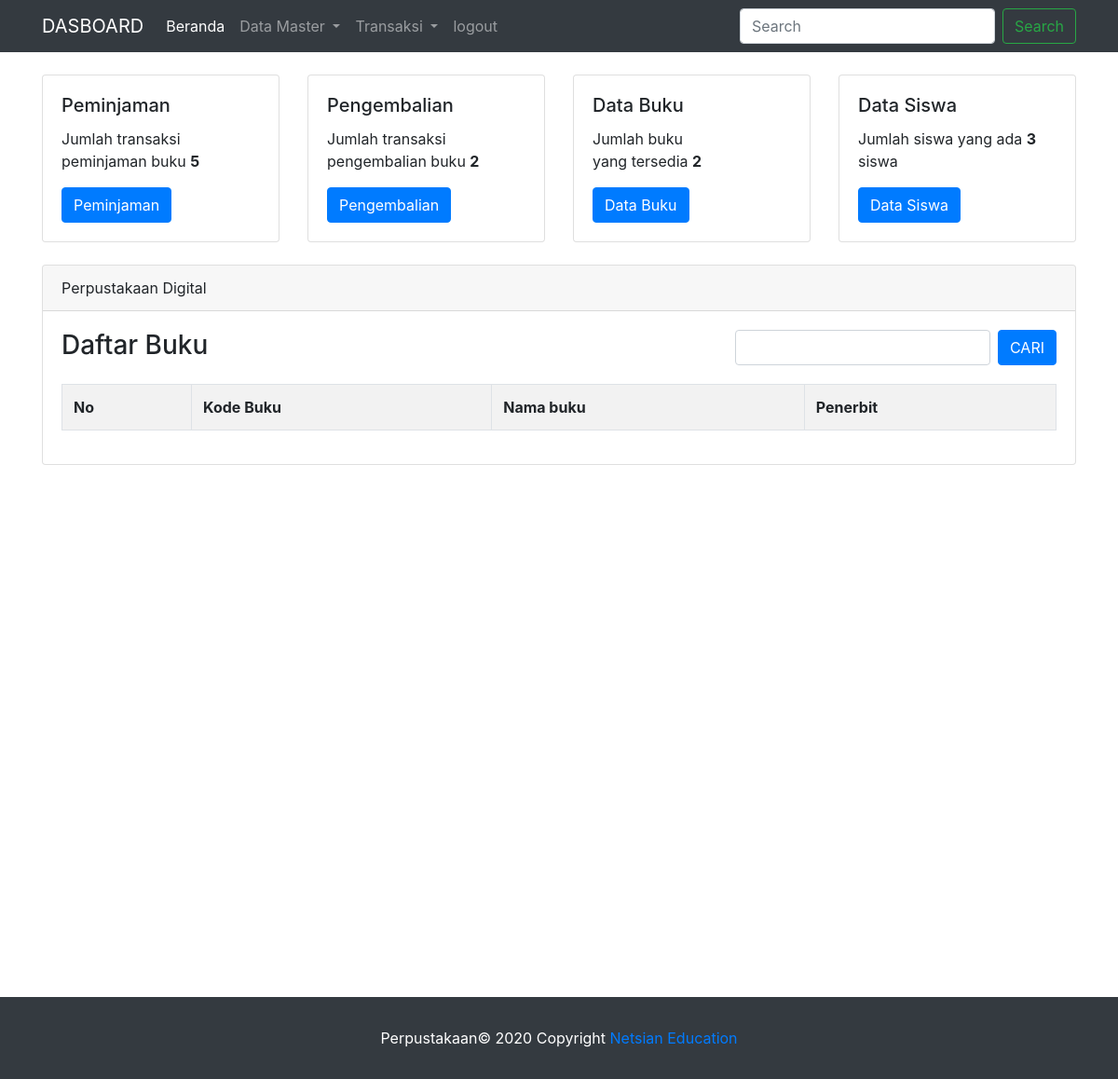
/dasboard/dasboard.php, run on an earlier commit of the app's database.
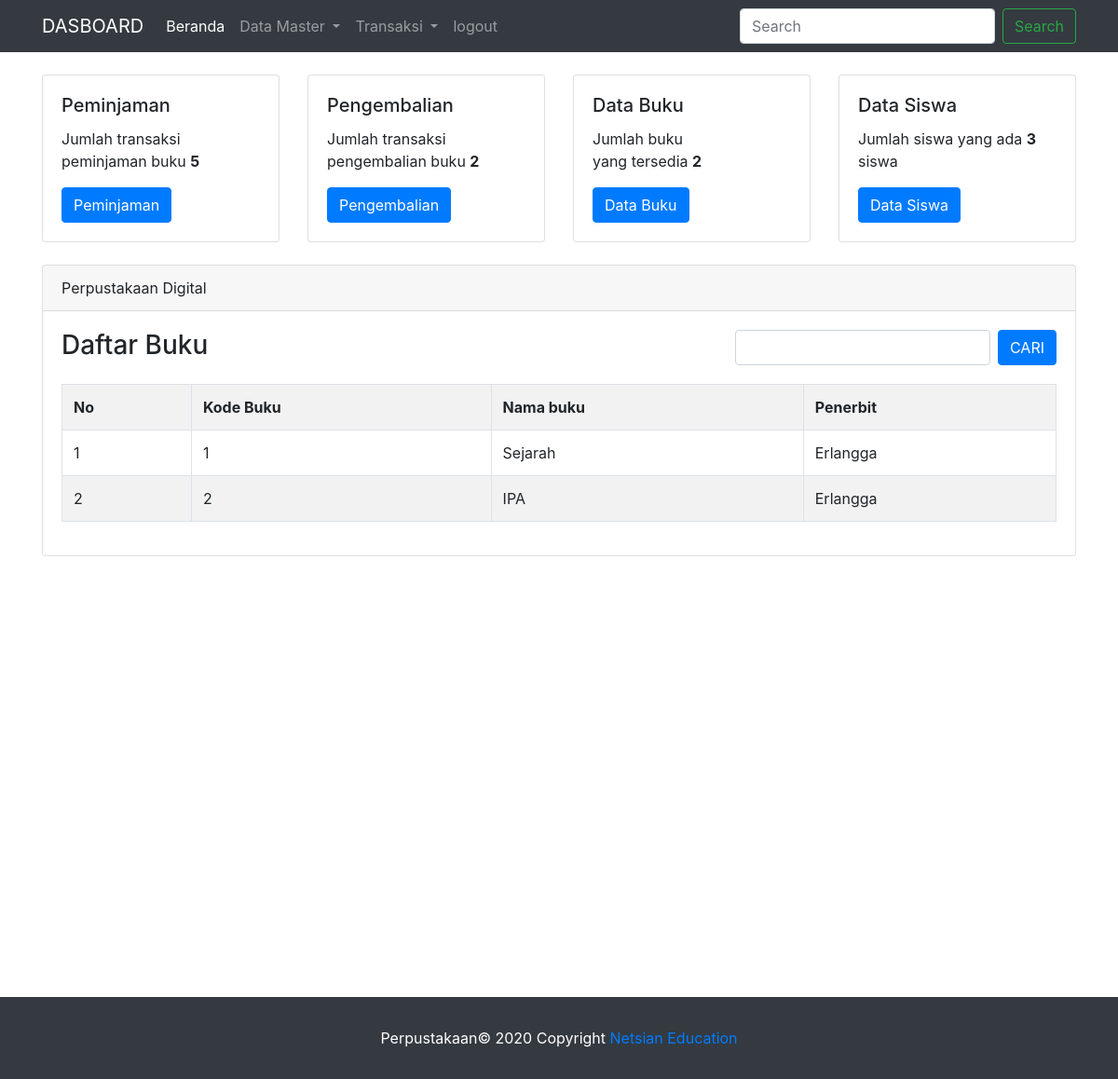
And on a later commit of the database.
### tables this page shows
CREATE TABLE `kategori` (
  `id_kategori` int(6) NOT NULL,
  `nama_kategori` varchar(52) DEFAULT NULL,
  `penerbit` varchar(255) DEFAULT NULL
);

### dasboard/dasboard.php (the view, shortened to what this page needs)
<?php
	include "headerds.php";
 ?>
   <div class="container">
   <div class="row">
   		<div class="col-lg mt-4">
   			<div class="card">
  			<div class="card-body">
    			<h5 class="card-title">Peminjaman</h5>
    			<p class="card-text">Jumlah transaksi peminjaman buku <b>5</b></p>
    			<a href="#" class="btn btn-primary">Peminjaman</a>
  			</div>
			</div>
   		</div>
   		<div class="col-lg mt-4">
   			<div class="card">
  			<div class="card-body">
    			<h5 class="card-title">Pengembalian</h5>
    			<p class="card-text">Jumlah transaksi pengembalian buku <b>2</b></p>
    			<a href="#" class="btn btn-primary">Pengembalian</a>
  			</div>
			</div>
   		</div>
   		<div class="col-lg mt-4">
   			<div class="card">
  			<div class="card-body">
    			<h5 class="card-title">Data Buku</h5>
    			<p class="card-text">Jumlah buku <br>yang tersedia <b>2</b></p>
    			<a href="#" class="btn btn-primary">Data Buku</a>
  			</div>
			</div>
   		</div>
   		<div class="col-lg mt-4">
   			<div class="card">
  			<div class="card-body">
    			<h5 class="card-title">Data Siswa</h5>
    			<p class="card-text">Jumlah siswa yang ada <b>3</b> siswa</p>
    			<a href="#" class="btn btn-primary">Data Siswa</a>
  			</div>
			</div>
   		</div>
   </div>
  </div>
	<div class="container">
	<div class="row" style="min-height: 570px">
		<div class="col-lg-12 mt-4">
			<div class="card">
  			<div class="card-header">
    		Perpustakaan Digital
  			</div>
  			<div class="card-body">
  				<div class="row">
  					<div class="col">
  						<h3>Daftar Buku</h3>
  					</div>
  					<div class="col">
  						<form class="form-inline float-right" method="GET">
  							<input type="text" class="form-control" name="keyword">
  							<input type="submit" class="btn btn-primary ml-2" name="cari" value="CARI">
  					</form>
  				</div>
  			</div>
  				<div class="row mt-3">
  					<div class="col">
  						<table class="table table-bordered table-striped">
  							<tr>
  								<th>No</th>
  								<th>Kode Buku</th>
  								<th>Nama buku</th>
                  <th>Penerbit</th>
  							</tr>
                <?php
                  if (isset($_GET['cari'])){
                        $keyword=$_GET['keyword'];
                        $query=mysqli_query($koneksi,"select * from kategori where nama_kategori like '%$keyword%'");
                  }else{
                      $query=mysqli_query($koneksi,"select * from kategori");
                  }
                  $no=1;
                  while ($ambil_data=mysqli_fetch_array($query)){
                ?>
                <tr>
                  <td><?php echo $no++; ?></td>
                  <td><?php echo $ambil_data['id_kategori']; ?></td>
                  <td><?php echo $ambil_data['nama_kategori']; ?></td>
                  <td><?php echo $ambil_data['penerbit']; ?></td>
                </tr>
                <?php
                  }
                 ?>
  						</table>
  					</div>
  				</div>
			</div>
			</div>
		</div>
	</div>
</div>
 <?php
 	include "footerds.php";
 ?>

### dasboard/headerds.php (shortened to what this page needs)
<!doctype html>
<html lang="en">
  <head>
    <link rel="stylesheet" href="https://cdn.jsdelivr.net/npm/bootstrap@4.5.3/dist/css/bootstrap.min.css">
  </head>
  <body>
    <nav class="navbar navbar-expand-lg navbar-dark bg-dark">
    <div class="container">
  <a class="navbar-brand" href="dasboard.php">DASBOARD</a>
  <div class="collapse navbar-collapse" id="navbarSupportedContent">
    <ul class="navbar-nav mr-auto">
      <li class="nav-item active">
        <a class="nav-link">Beranda</a>
      </li>
      <li class="nav-item dropdown">
        <a class="nav-link dropdown-toggle" href="#" id="navbarDropdown" role="button" data-toggle="dropdown" aria-haspopup="true" aria-expanded="false">
          Data Master
        </a>
      </li>
      <li class="nav-item dropdown">
        <a class="nav-link dropdown-toggle" href="#" id="navbarDropdown" role="button" data-toggle="dropdown" aria-haspopup="true" aria-expanded="false">
          Transaksi
        </a>
      </li>
      <li class="nav-item">
        <a class="nav-link" href="logout.php">logout</a>
      </li>
    </ul>
    <form class="form-inline my-2 my-lg-0">
      <input class="form-control mr-sm-2" type="search" placeholder="Search" aria-label="Search">
      <button class="btn btn-outline-success my-2 my-sm-0" type="submit">Search</button>
    </form>
  </div>
  </div>
</nav>

### dasboard/footerds.php (shortened to what this page needs)
	<footer class="page-footer font-small white bg-dark p-3" style="color: white;margin-top: 20%">
  		<div class="footer-copyright text-center py-3">Perpustakaan© 2020 Copyright
    		<a href="https://wahyuadin.github.io/"> Netsian Education</a>
  		</div>
	</footer>
  </body>
</html>

What changed in the data, as far as the page shows it:
added kategori: id_kategori "1", nama_kategori "Sejarah", penerbit "Erlangga"
added kategori: id_kategori "2", nama_kategori "IPA", penerbit "Erlangga"
